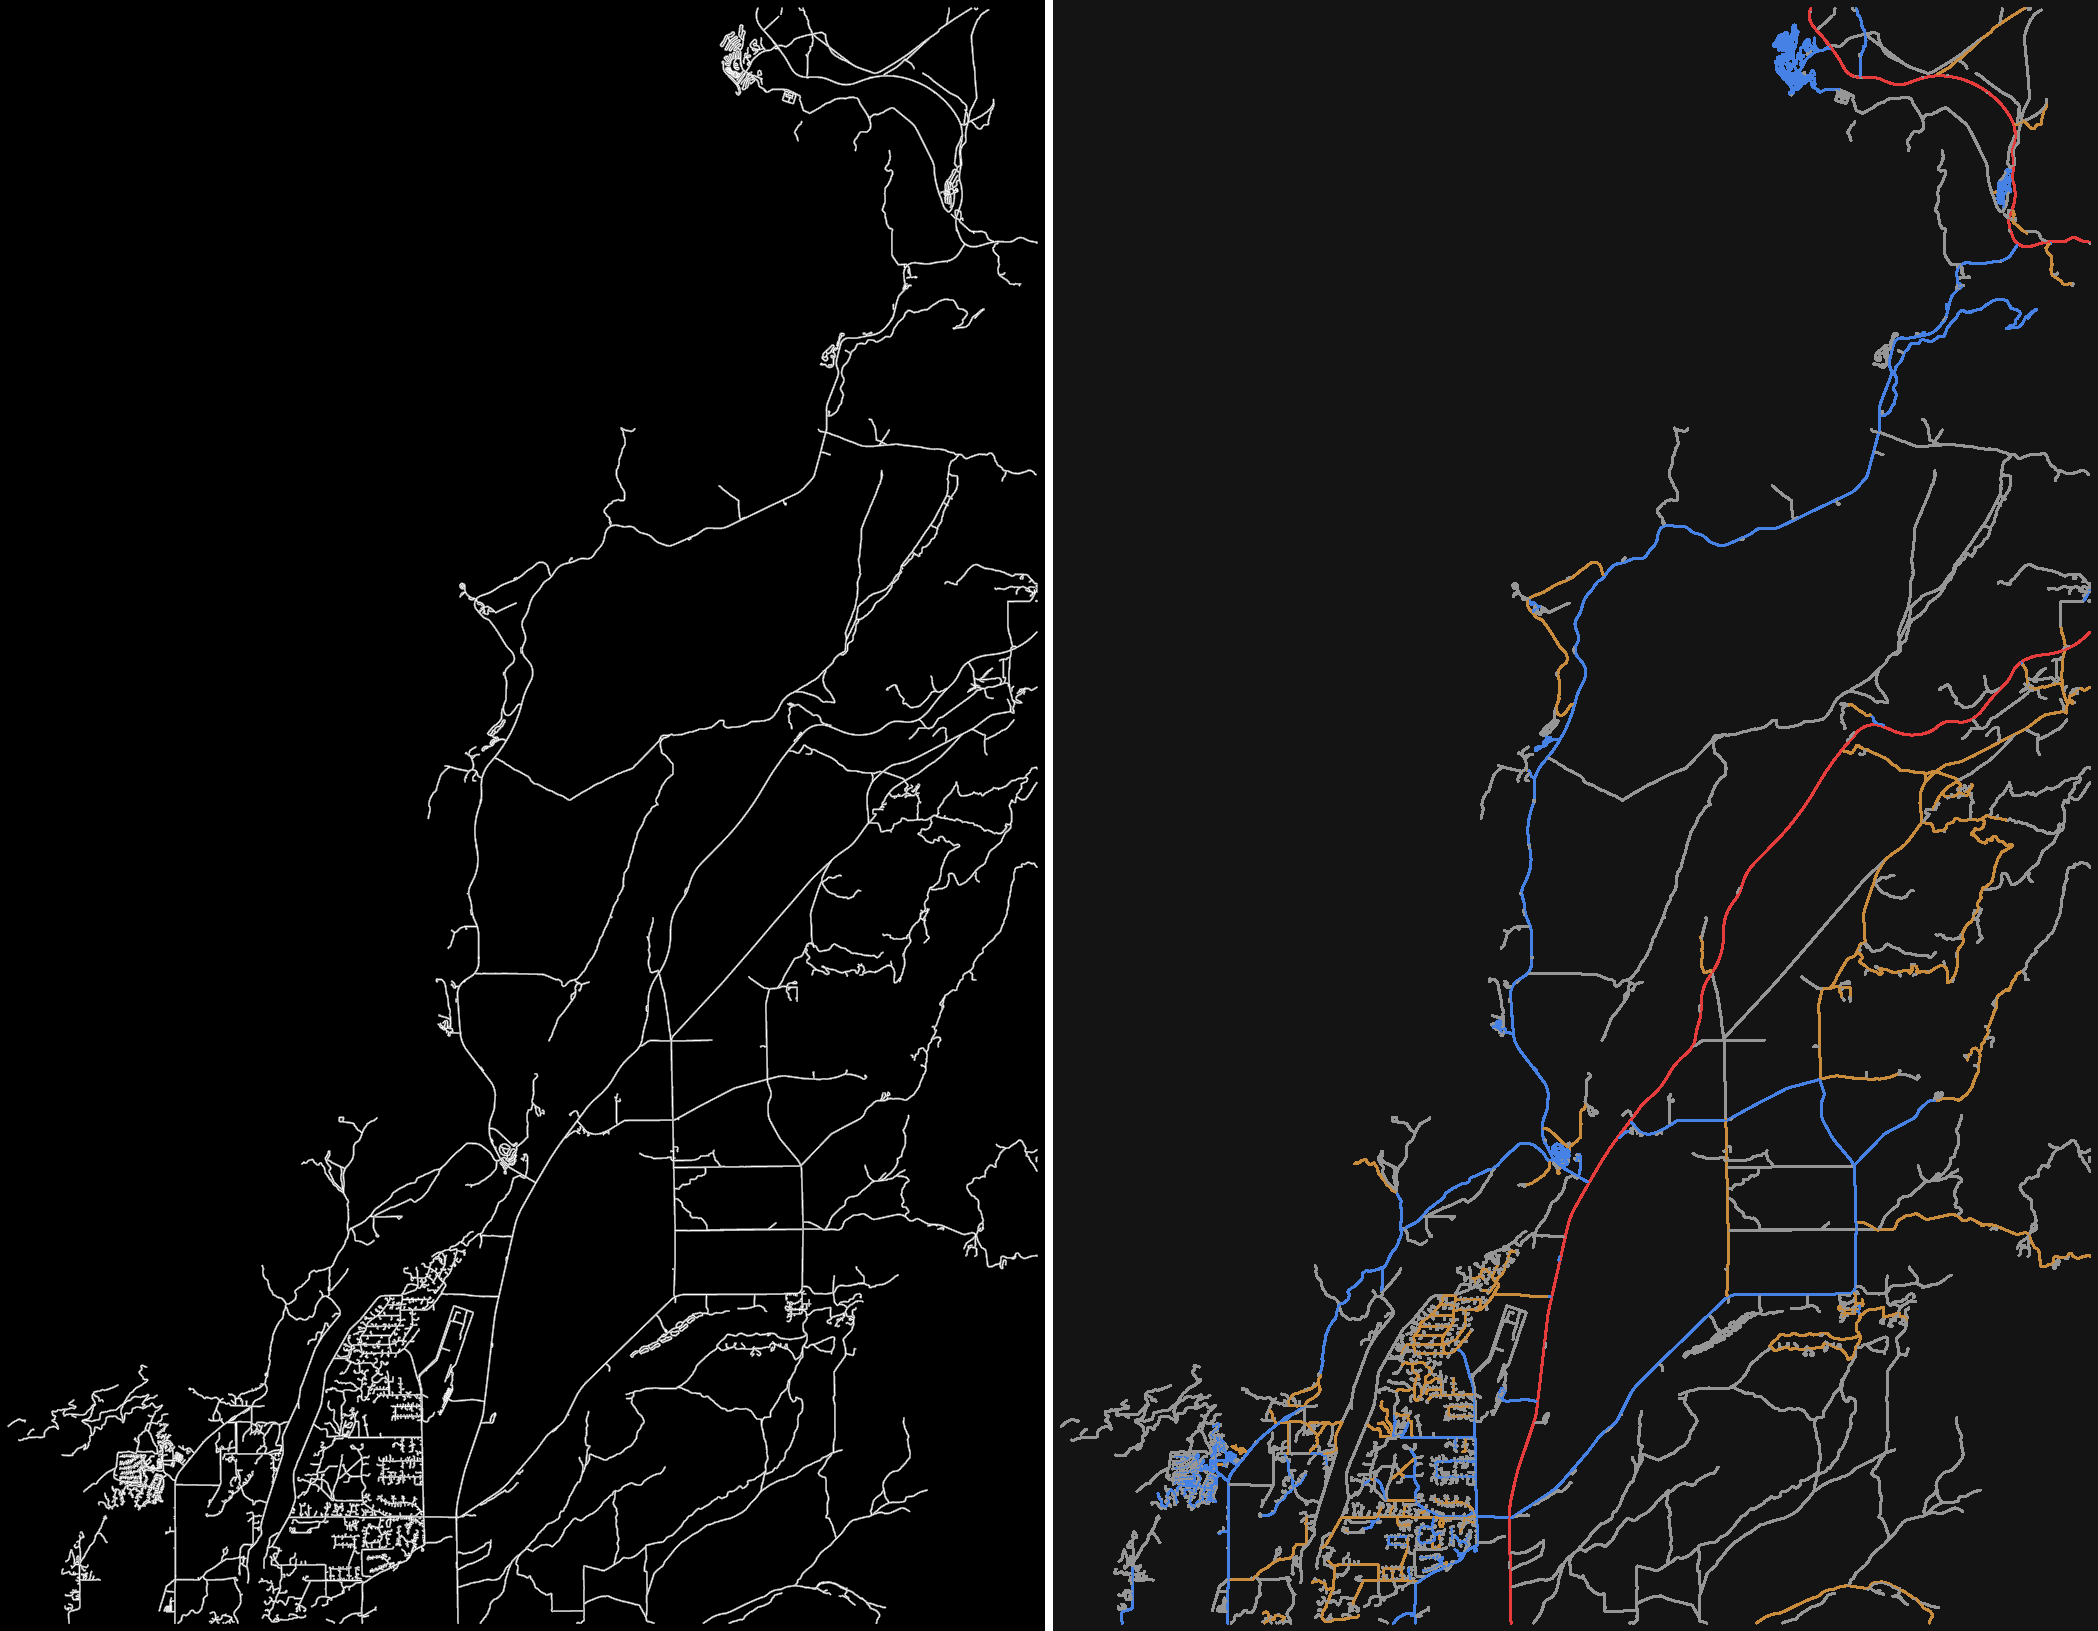

This chart was generated by the following Python code:
"""Render roads/preview.png: class-colored overlay of the baked SDF (PIL only).

Left: distance channel (bright = on road). Right: nearest-class colors.
Run: .venv/bin/python roads/preview.py   (from terrain/pipeline/)
"""
import json
import os

import numpy as np
from PIL import Image

ROOT = os.path.abspath(os.path.join(os.path.dirname(__file__), '..', '..'))
PNG_PATH = os.path.join(ROOT, 'public', 'roads.png')
META_PATH = os.path.join(ROOT, 'public', 'roads-meta.json')
OUT = os.path.join(os.path.dirname(__file__), 'preview.png')

CLASS_COLOR = {
  64: (150, 150, 150),    # track  - grey
  128: (200, 140, 60),    # gravel - tan
  192: (70, 130, 230),    # park_paved - blue
  255: (230, 60, 60),     # highway - red
}


def main():
  meta = json.load(open(META_PATH))
  img = np.asarray(Image.open(PNG_PATH).convert('RGB'))
  h, w = img.shape[:2]
  scale = max(1, max(h, w) // 1400)
  small = img[::scale, ::scale]
  sh, sw = small.shape[:2]

  # dilate near-road so thin lines survive downsampling: any pixel within distMax
  near = small[:, :, 0] < 200  # < ~31 m
  dist_vis = np.zeros((sh, sw, 3), np.uint8)
  dist_vis[near] = (255 - small[near][:, 0:1]).repeat(3, axis=1)  # brighter closer

  cls_vis = np.full((sh, sw, 3), 20, np.uint8)
  g = small[:, :, 1]
  for v, col in CLASS_COLOR.items():
    m = g == v
    cls_vis[m] = col

  gap = 8
  canvas = np.full((sh, sw * 2 + gap, 3), 255, np.uint8)
  canvas[:, :sw] = dist_vis
  canvas[:, sw + gap:] = cls_vis
  Image.fromarray(canvas, 'RGB').save(OUT)
  print('wrote %s (%dx%d, downsample x%d)  left=distance right=class'
        % (OUT, canvas.shape[1], canvas.shape[0], scale))
  print('legend: track=grey gravel=tan park_paved=blue highway=red')


if __name__ == '__main__':
  main()
